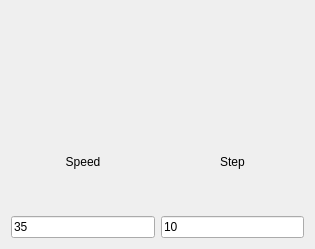
<?xml version="1.0" encoding="UTF-8"?>
<ui version="4.0">
 <class>CentralDialog</class>
 <widget class="QDialog" name="CentralDialog">
  <property name="geometry">
   <rect>
    <x>0</x>
    <y>0</y>
    <width>315</width>
    <height>249</height>
   </rect>
  </property>
  <property name="windowTitle">
   <string>CentralDialog</string>
  </property>
  <layout class="QVBoxLayout" name="verticalLayout">
   <item>
    <widget class="SerialManager" name="widget" native="true"/>
   </item>
   <item>
    <layout class="QHBoxLayout" name="horizontalLayout_2">
     <item>
      <widget class="QLabel" name="label">
       <property name="text">
        <string>Speed</string>
       </property>
       <property name="alignment">
        <set>Qt::AlignCenter</set>
       </property>
      </widget>
     </item>
     <item>
      <widget class="QLabel" name="label_2">
       <property name="text">
        <string>Step</string>
       </property>
       <property name="alignment">
        <set>Qt::AlignCenter</set>
       </property>
      </widget>
     </item>
    </layout>
   </item>
   <item>
    <layout class="QHBoxLayout" name="horizontalLayout">
     <item>
      <widget class="QLineEdit" name="lineSpeed">
       <property name="inputMethodHints">
        <set>Qt::ImhDigitsOnly</set>
       </property>
       <property name="text">
        <string>35</string>
       </property>
      </widget>
     </item>
     <item>
      <widget class="QLineEdit" name="lineStep">
       <property name="inputMethodHints">
        <set>Qt::ImhDigitsOnly</set>
       </property>
       <property name="text">
        <string>10</string>
       </property>
      </widget>
     </item>
    </layout>
   </item>
  </layout>
 </widget>
 <customwidgets>
  <customwidget>
   <class>SerialManager</class>
   <extends>QWidget</extends>
   <header>serialmanager.h</header>
   <container>1</container>
  </customwidget>
 </customwidgets>
 <resources/>
 <connections/>
</ui>
